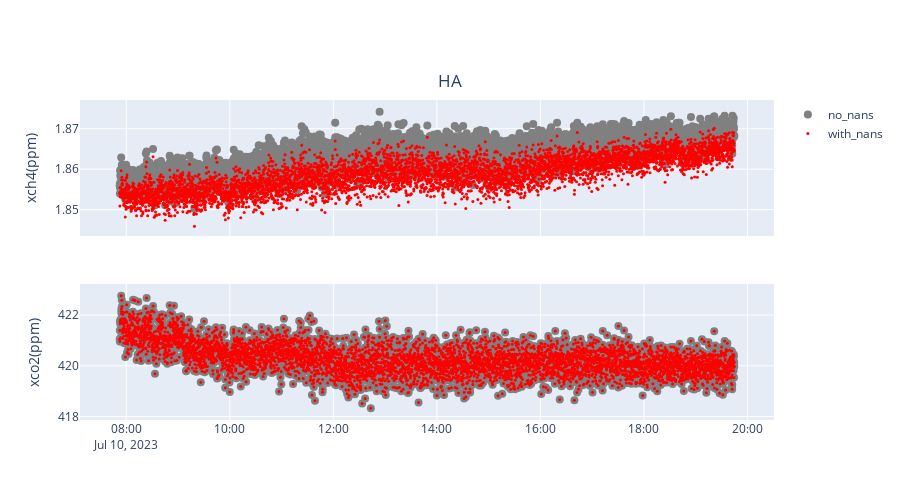

Write notebook code for a chart like this one.
### Code cell
species = ['xch4(ppm)','xco2(ppm)']
fig = make_subplots(rows=len(species),cols=1,shared_xaxes=True)
row = 1
for spec in species:
    if row == 1:
        showlegend = True
    else:
        showlegend = False
    fig.add_trace(go.Scatter(
        x = nanfix_static_df.index,
        y = nanfix_static_df[spec],
        mode = 'markers',
        marker = {'color' : 'grey','size':8},
        name = 'no_nans',
        showlegend = showlegend
    ), row = row , col = 1)
    # fig.add_trace(go.Scatter(
    #     x = nanfix_new_df.index,
    #     y = nanfix_new_df[spec],
    #     mode = 'markers',
    #     marker = {'color' : 'blue','size':4},
    #     name = 'nanfix_static',
    #     showlegend = showlegend
    # ), row = row , col = 1)
    fig.add_trace(go.Scatter(
        x = nans_df.index,
        y = nans_df[spec],
        mode = 'markers',
        marker = {'color' : 'red','size':3},
        name = 'with_nans',
        showlegend = showlegend
    ), row = row , col = 1)
    fig.update_yaxes(title_text=f'{spec}',row=row,col=1)
    row += 1

fig.update_layout(
    height=500,
    #margin = go.layout.Margin(t=1,b=1),
    title={
        'text': "HA",
        'y':0.85,
        'x':0.5,
        'xanchor': 'center',
        'yanchor': 'top'})

### Figure 1 — Plotly figure (JSON) as saved in the notebook; plotly's stock layout.template omitted (floating-point values rounded to 4 significant figures; data arrays with more than 128 entries replaced by an {"elided": "..."} marker saying what was removed)
{"data": [{"marker": {"color": "grey", "size": 8}, "mode": "markers", "name": "no_nans", "showlegend": true, "type": "scatter", "x": {"elided": "5494 str values"}, "xaxis": "x", "y": {"elided": "5494 float values"}, "yaxis": "y"}, {"marker": {"color": "red", "size": 3}, "mode": "markers", "name": "with_nans", "showlegend": true, "type": "scatter", "x": {"elided": "5494 str values"}, "xaxis": "x", "y": {"elided": "5494 float values"}, "yaxis": "y"}, {"marker": {"color": "grey", "size": 8}, "mode": "markers", "name": "no_nans", "showlegend": false, "type": "scatter", "x": {"elided": "5494 str values"}, "xaxis": "x2", "y": {"elided": "5494 float values"}, "yaxis": "y2"}, {"marker": {"color": "red", "size": 3}, "mode": "markers", "name": "with_nans", "showlegend": false, "type": "scatter", "x": {"elided": "5494 str values"}, "xaxis": "x2", "y": {"elided": "5494 float values"}, "yaxis": "y2"}], "layout": {"height": 500, "title": {"text": "HA", "x": 0.5, "xanchor": "center", "y": 0.85, "yanchor": "top"}, "xaxis": {"anchor": "y", "domain": [0, 1], "matches": "x2", "showticklabels": false}, "xaxis2": {"anchor": "y2", "domain": [0, 1]}, "yaxis": {"anchor": "x", "domain": [0.575, 1], "title": {"text": "xch4(ppm)"}}, "yaxis2": {"anchor": "x2", "domain": [0, 0.425], "title": {"text": "xco2(ppm)"}}}}
